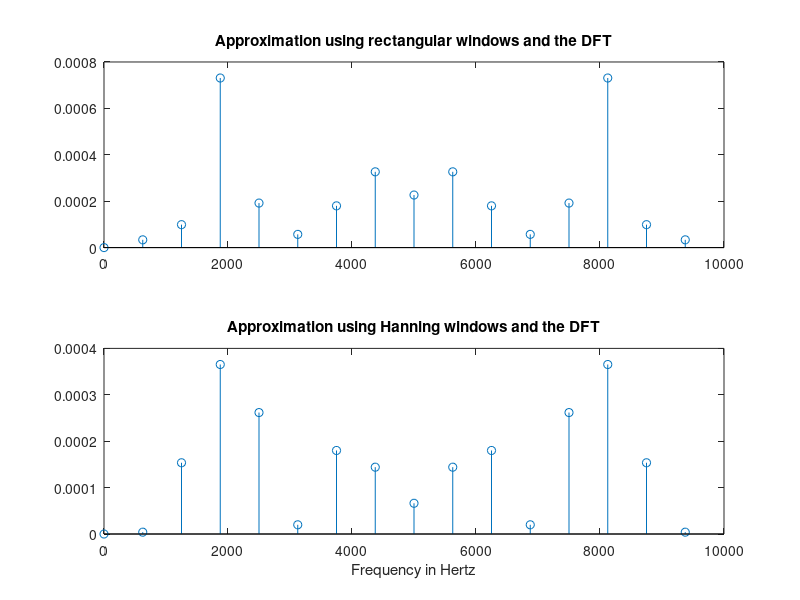

Reproduce this figure in MATLAB.
fs=10000;Ts=1/fs;
N=16;
n=0:15; % 16-points fft
t=n*Ts;
xn=sin (2*pi*2000*t) +0.5*sin (2*pi*4000*t);
hn=hanning (16); % 16-points Hanning window
wn=xn.*hn'; % truncation using Hanning window
Xkrec=fft (xn);
Xkhan=fft (wn);
Xkrecappr=Ts*Xkrec;
Xkhanappr=Ts*Xkhan;
k=n*fs/N; % the frequency axis
subplot (2,1,1);stem (k,abs (Xkrecappr));
title ('Approximation using rectangular windows and the DFT');
subplot (2,1,2);stem (k,abs (Xkhanappr));
xlabel ('Frequency in Hertz');
title ('Approximation using Hanning windows and the DFT');
